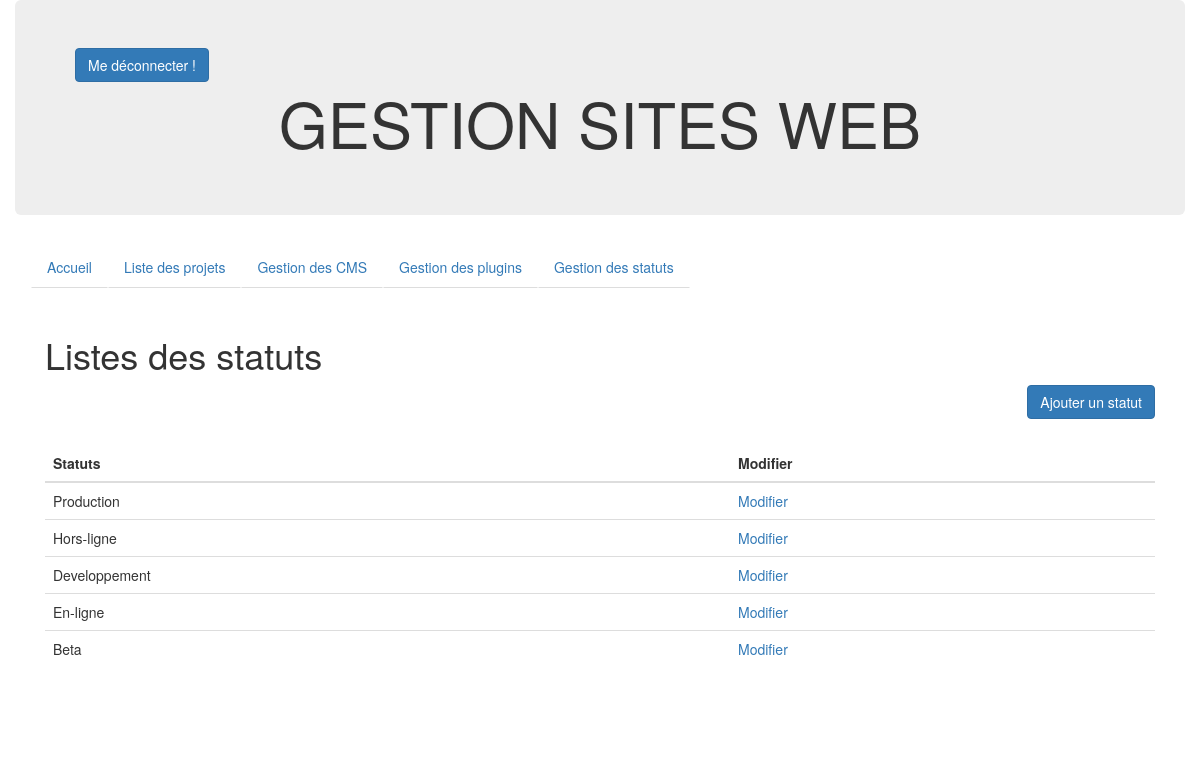
The app's page /listing_statuts.php with its own data.
### tables this page shows
CREATE TABLE IF NOT EXISTS `statuts` (
`id` int(11) NOT NULL,
  `nom` varchar(225) NOT NULL
);

### listing_statuts.php (the view, shortened to what this page needs)
<!DOCTYPE html>
<html>
<head>
      <?php require_once("header_meta.php"); ?>
</head>
  <body>
      <?php require_once("head.php"); ?>
		<div class="row">
			<div class="container">
				<div class="col-sm-12">
					<h1>Listes des statuts</h1>
						<a class="btn btn-primary pull-right" href="http://localhost/igloo/add_statuts.php">Ajouter un statut</a><br/><br/><br/>
					<table class="table">
						<thead>
							<tr>
							  <th cope="col">Statuts</th>
							  <th cope="col">Modifier</th>
							 </tr>
						</thead>
						<tbody>
						  <?php
								require_once("./config/connexionBdd.php");
								$requete = $bdd->query('SELECT * FROM statuts');
								while($donnees = $requete->fetch())
								{
								echo '<tr><td>', $donnees['nom'],'</td><td><a href="edit_statuts.php?id='.$donnees['id'].'">Modifier</a></td>'."\r\n";
								echo '</tr>'."\r\n";
								}
								?>
						</tbody>
					</table><br><br><br>
				</div>
			</div>
		</div>
	</body>
</html>

### records on screen
statuts: nom "Production"
statuts: nom "Hors-ligne"
statuts: nom "Developpement"
statuts: nom "En-ligne"
statuts: nom "Beta"
